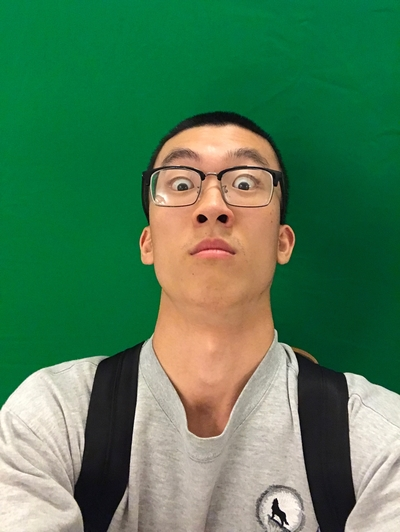
#> input picture parsingandimages/images/myself.jpg, 400 x 532 px
$ python bluescreen.py
#> lines starting #> are read from the running program, lines starting #| are printed output that depends on the picture
### parsingandimages/simpleimage.py
#!/usr/bin/env python3

"""
SimpleImage Features:
Create image:
  image = SimpleImage.blank(400, 200)   # create new image of size
  image = SimpleImage('foo.jpg')        # create from file

Access size
  image.width, image.height

Get pix at x,y
  pix = image.get_pix(x, y)
  # pix is RGB tuple like (100, 200, 0)

Set pix at x,y
  image.set_pix(x, y, pix)   # set data by tuple also

Get Pixel object at x,y
  pixel = image.get_pixel(x, y)
  pixel.red = 0
  pixel.blue = 255

Show image on screen
  image.show()

The main() function below demonstrates the above functions as a test.
"""

import sys
# If the following line fails, "Pillow" needs to be installed
from PIL import Image


def clamp(num):
    """
    Return a "clamped" version of the given num,
    converted to be an int limited to the range 0..255 for 1 byte.
    """
    num = int(num)
    if num < 0:
        return 0
    if num >= 256:
        return 255
    return num


class Pixel(object):
    """
    A pixel at an x,y in a SimpleImage.
    Supports set/get .red .green .blue
    and get .x .y
    """
    def __init__(self, image, x, y):
        self.image = image
        self._x = x
        self._y = y

    def __str__(self):
        return 'r:' + str(self.red) + ' g:' + str(self.green) + ' b:' + str(self.blue)

    # Pillow image stores each pixel color as a (red, green, blue) tuple.
    # So the functions below have to unpack/repack the tuple to change anything.

    @property
    def red(self):
        return self.image.px[self._x, self._y][0]

    @red.setter
    def red(self, value):
        rgb = self.image.px[self._x, self._y]
        self.image.px[self._x, self._y] = (clamp(value), rgb[1], rgb[2])

    @property
    def green(self):
        return self.image.px[self._x, self._y][1]

    @green.setter
    def green(self, value):
        rgb = self.image.px[self._x, self._y]
        self.image.px[self._x, self._y] = (rgb[0], clamp(value), rgb[2])

    @property
    def blue(self):
        return self.image.px[self._x, self._y][2]

    @blue.setter
    def blue(self, value):
        rgb = self.image.px[self._x, self._y]
        self.image.px[self._x, self._y] = (rgb[0], rgb[1], clamp(value))

    @property
    def x(self):
        return self._x

    @property
    def y(self):
        return self._y


# color tuples for background color names 'red' 'white' etc.
BACK_COLORS = {
    'white': (255, 255, 255),
    'black': (0, 0, 0),
    'red': (255, 0, 0),
    'green': (0, 255, 0),
    'blue': (0, 0, 255),
}


class SimpleImage(object):
    def __init__(self, filename, width=0, height=0, back_color=None):
        """
        Create a new image. This case works: SimpleImage('foo.jpg')
        To create a blank image use SimpleImage.blank(500, 300)
        The other parameters here are for internal/experimental use.
        """
        # Create pil_image either from file, or making blank
        if filename:
            self.pil_image = Image.open(filename).convert("RGB")
            if self.pil_image.mode != 'RGB':
                raise Exception('Image file is not RGB')
            self._filename = filename  # hold onto
        else:
            if not back_color:
                back_color = 'white'
            color_tuple = BACK_COLORS[back_color]
            if width == 0 or height == 0:
                raise Exception('Creating blank image requires width/height but got {} {}'
                                .format(width, height))
            self.pil_image = Image.new('RGB', (width, height), color_tuple)
        self.px = self.pil_image.load()
        size = self.pil_image.size
        self._width = size[0]
        self._height = size[1]
        self.curr_x = 0
        self.curr_y = 0

    def __iter__(self):
        return self

    def __next__(self):
        if self.curr_x < self.width and self.curr_y < self.height:
            x = self.curr_x
            y = self.curr_y
            self.increment_curr_counters()
            return Pixel(self, x, y)
        else:
            self.curr_x = 0
            self.curr_y = 0
            raise StopIteration()

    def increment_curr_counters(self):
        self.curr_x += 1
        if self.curr_x == self.width:
            self.curr_x = 0
            self.curr_y += 1

    # [9 lines left out: functions blank, file, not called in this run]

    @property
    def width(self):
        """Width of image in pixels."""
        return self._width

    @property
    def height(self):
        """Height of image in pixels."""
        return self._height

    def get_pixel(self, x, y):
        """
        Returns a Pixel at the given x,y, suitable for getting/setting
        .red .green .blue values.
        """
        if x < 0 or x >= self._width or y < 0 or y >= self.height:
            e = Exception('get_pixel bad coordinate x %d y %d (vs. image width %d height %d)' %
                          (x, y, self._width, self.height))
            raise e
        return Pixel(self, x, y)

    # [14 lines left out: functions set_pixel, set_rgb, not called in this run]

    def _get_pix_(self, x, y):
        """Get pix RGB tuple (200, 100, 50) for the given x,y."""
        return self.px[x, y]

    def _set_pix_(self, x, y, pix):
        """Set the given pix RGB tuple into the image at the given x,y."""
        self.px[x, y] = pix

    def show(self):
        """Displays the image using an external utility."""
        self.pil_image.show()

    # [39 lines left out: functions make_as_big_as, main, not called in this run]


# [2 lines that do not run on import are left out]

### parsingandimages/bluescreen.py
"""
This program creates pictures using green screens or blue screens.
The program will output a new image that has the green/blue background
replaced with the desired background.
Limitations: The background picture must be bigger than the foreground image.
"""

"""
This line imports SimpleImage for use here
This line depends on the Pillow package being installed
"""
from simpleimage import SimpleImage

def photoshop(foreground, background):
    """
    Implement the photoshop assignment where the green screen
    background will be replaced with a background image. Green
    pixels will be detected around the foreground image and
    replace green pixels with pixels from corresponding x,y
    from background image.
    Pre-Cond.: green screen image with existing foreground figure
    and background is green.
    Post-Cond.: Photoshopped image with the original foreground but
    with a separate background picture that replaces the green background.
    """
    HURDLE_FACTOR = 1.45
    original_image = SimpleImage(foreground)
    background_image = SimpleImage(background)
    for pixel in original_image:
        average = (pixel.red + pixel.green + pixel.blue) // 3
        if pixel.green > average * HURDLE_FACTOR or pixel.blue > average * HURDLE_FACTOR:
            pixel_background = background_image.get_pixel(pixel.x, pixel.y)
            pixel.red = pixel_background.red
            pixel.green = pixel_background.green
            pixel.blue = pixel_background.blue
    return original_image
def main():
    """
    This program is used to generate a bluescreen and green screen image
    made by the non-blue or the none-green parts of a foreground image
    onto a background image.
    This function runs the program and using the show() method, opens the
    processed image so viewers can see the result.
    """

    photoshopped_myself = photoshop('images/myself.jpg', 'images/piano.jpg')
#> in __init__, self.pil_image is the input picture: PIL image 400x532 RGB; mean R, G, B 78, 124, 87.1
#> call 2 of __init__, with filename = 'images/piano.jpg', width = 0, height = 0
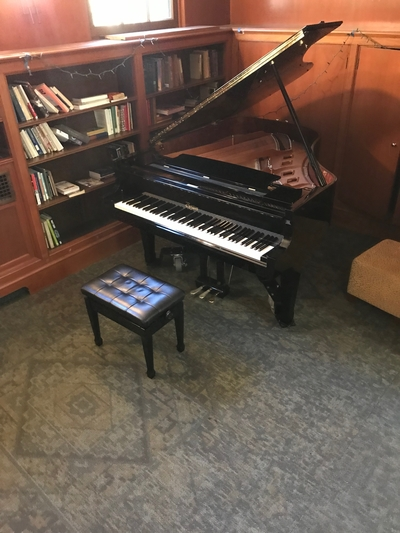
#> input picture parsingandimages/images/piano.jpg, 400 x 533 px
#> in __init__, self.pil_image is the input picture: PIL image 400x533 RGB; mean R, G, B 105.3, 87.3, 75.3
    photoshopped_myself.show()
#> in show, `self.pil_image.show()`:
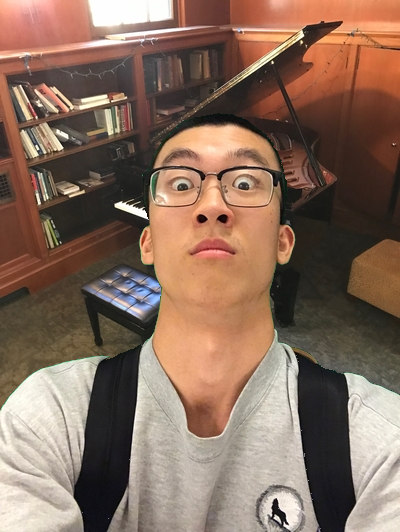
#> shown: PIL image 400x532 RGB; mean R, G, B 135.7, 109.4, 93.5
    photoshopped_jellyfish = photoshop('images/jellyfish.jpg', 'images/garden.jpg')
#> call 3 of __init__, with filename = 'images/jellyfish.jpg', width = 0, height = 0
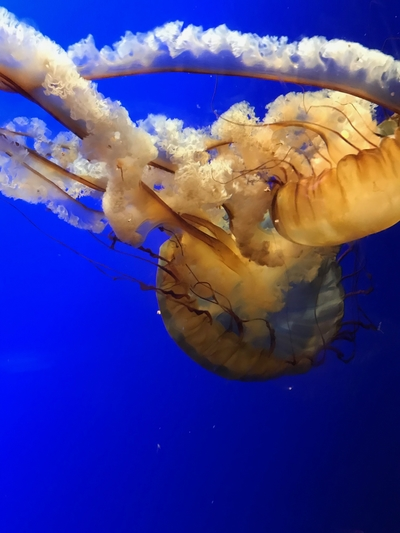
#> input picture parsingandimages/images/jellyfish.jpg, 400 x 533 px
#> in __init__, self.pil_image is the input picture: PIL image 400x533 RGB; mean R, G, B 67.1, 62.5, 145
#> call 4 of __init__, with filename = 'images/garden.jpg', width = 0, height = 0
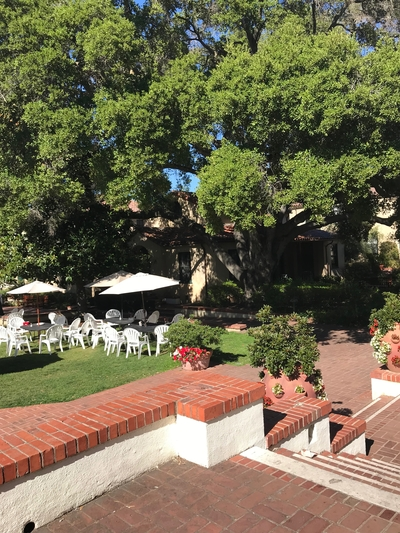
#> input picture parsingandimages/images/garden.jpg, 400 x 533 px
#> in __init__, self.pil_image is the input picture: PIL image 400x533 RGB; mean R, G, B 114.6, 106.5, 80.1
    photoshopped_jellyfish.show()
#> in show (call 2), `self.pil_image.show()`:
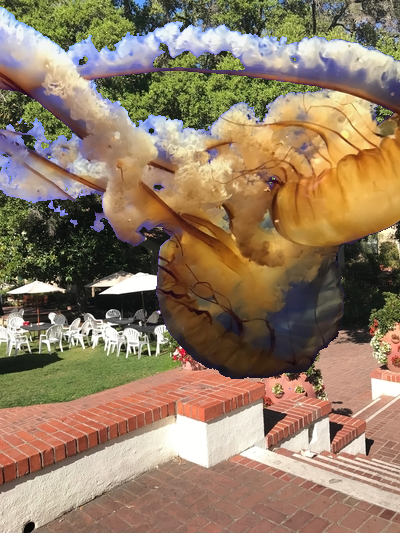
#> shown: PIL image 400x533 RGB; mean R, G, B 147, 124.9, 100.6

if __name__ == '__main__':
    main()
